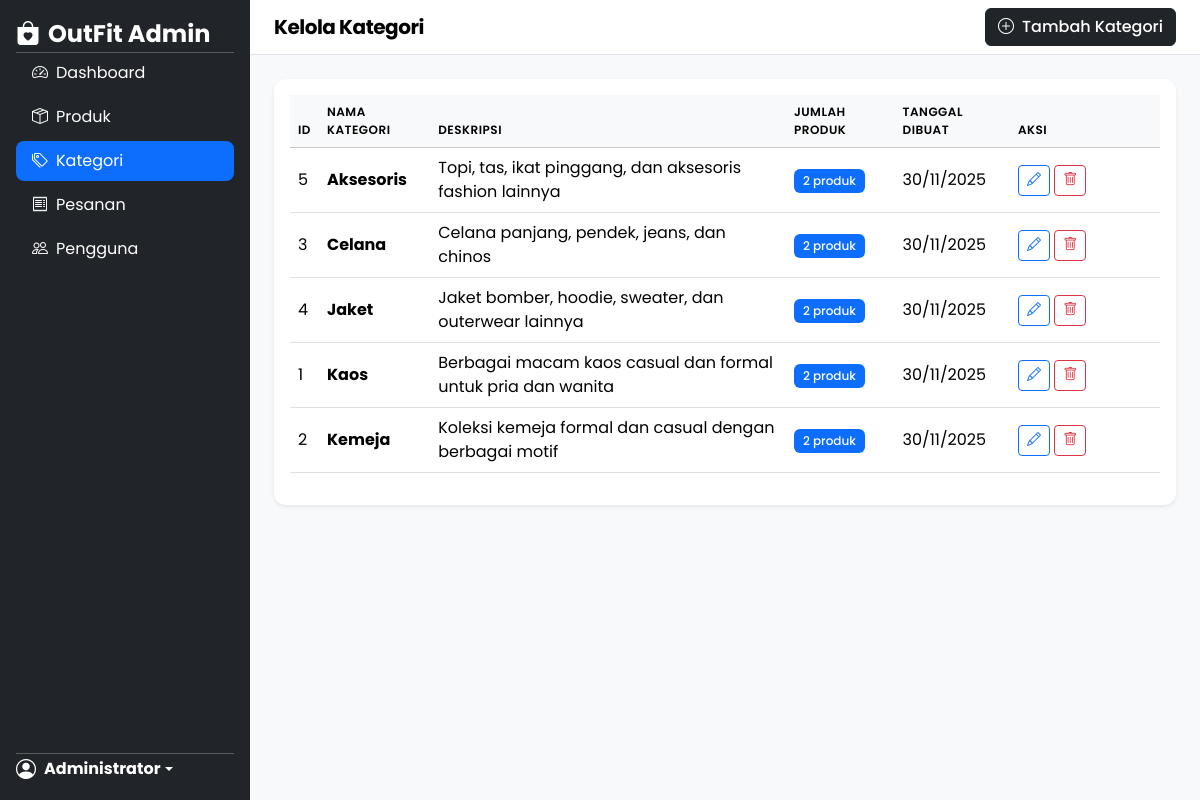
Screenshot of /admin/categories.php (signed in) with the database file from the repository.
### tables this page shows
CREATE TABLE categories (
    id INT AUTO_INCREMENT PRIMARY KEY,
    name VARCHAR(100) NOT NULL,
    description TEXT NULL,
    created_at TIMESTAMP DEFAULT CURRENT_TIMESTAMP
);

### classes/User.php (called while the page is built, shortened)
<?php
require_once __DIR__ . '/Database.php';
class User
{
    public static function isLoggedIn(): bool
    {
        return isset($_SESSION['logged_in']) && $_SESSION['logged_in'] === true;
    }
    public static function getCurrentUser(): ?array
    {
        return [
            'id' => $_SESSION['user_id'],
            'name' => $_SESSION['user_name'],
            'email' => $_SESSION['user_email'],
            'role' => $_SESSION['user_role']
        ];
    }
}

### classes/Database.php (called while the page is built, shortened)
<?php
class Database
{
    private static ?Database $instance = null;
    private ?PDO $connection = null;
    private function __construct()
    {
        try {
            $dsn = "mysql:host=" . DB_HOST . ";dbname=" . DB_NAME . ";charset=" . DB_CHARSET;
            $options = [
                PDO::ATTR_ERRMODE => PDO::ERRMODE_EXCEPTION,
                PDO::ATTR_DEFAULT_FETCH_MODE => PDO::FETCH_ASSOC,
                PDO::ATTR_EMULATE_PREPARES => false,
            ];
            $this->connection = new PDO($dsn, DB_USER, DB_PASS, $options);
        } catch (PDOException $e) {
            die("Database connection failed: " . $e->getMessage());
        }
    }
    public static function getInstance(): Database
    {
        if (self::$instance === null) {
            self::$instance = new self();
        }
        return self::$instance;
    }
    public function select(string $sql, array $params = []): array
    {
        $stmt = $this->connection->prepare($sql);
        $stmt->execute($params);
        return $stmt->fetchAll();
    }
}

### classes/Category.php (called while the page is built, shortened)
<?php
require_once __DIR__ . '/Database.php';
class Category
{
    private Database $db;
    private string $table = 'categories';
    public function __construct()
    {
        $this->db = Database::getInstance();
    }
    public function getAllWithProductCount(): array
    {
        return $this->db->select(
            "SELECT c.*, COUNT(p.id) as product_count
             FROM {$this->table} c
             LEFT JOIN products p ON c.id = p.category_id
             GROUP BY c.id
             ORDER BY c.name ASC"
        );
    }
}

### admin/categories.php (the view, shortened to what this page needs)
<?php
$baseUrl = '..';
require_once __DIR__ . '/../includes/header.php';
require_once __DIR__ . '/../classes/Category.php';
$categoryModel = new Category();
$categories = $categoryModel->getAllWithProductCount();
?>
<div class="d-flex">
    <?php require_once __DIR__ . '/../includes/sidebar.php'; ?>
    <div class="flex-grow-1">
        <nav class="navbar navbar-light bg-white border-bottom px-4">
            <span class="navbar-brand mb-0 h4">Kelola Kategori</span>
            <button class="btn btn-dark" data-bs-toggle="modal" data-bs-target="#categoryModal" onclick="resetCategoryForm()">
                <i class="bi bi-plus-circle me-2"></i>Tambah Kategori
            </button>
        </nav>
        <div class="p-4">
            <div class="card border-0 shadow-sm">
                <div class="card-body">
                    <div class="table-responsive">
                        <table class="table table-hover">
                            <thead class="table-light">
                                <tr>
                                    <th>ID</th>
                                    <th>Nama Kategori</th>
                                    <th>Deskripsi</th>
                                    <th>Jumlah Produk</th>
                                    <th>Tanggal Dibuat</th>
                                    <th style="width: 150px;">Aksi</th>
                                </tr>
                            </thead>
                            <tbody>
                                <?php if (empty($categories)): ?>
                                    <tr>
                                        <td colspan="6" class="text-center py-4">Belum ada kategori</td>
                                    </tr>
                                <?php else: ?>
                                    <?php foreach ($categories as $cat): ?>
                                        <tr>
                                            <td><?= $cat['id'] ?></td>
                                            <td><strong><?= htmlspecialchars($cat['name']) ?></strong></td>
                                            <td><?= htmlspecialchars($cat['description'] ?? '-') ?></td>
                                            <td><span class="badge bg-primary"><?= $cat['product_count'] ?> produk</span></td>
                                            <td><?= date('d/m/Y', strtotime($cat['created_at'])) ?></td>
                                            <td>
                                                <button class="btn btn-sm btn-outline-primary edit-category" data-id="<?= $cat['id'] ?>" data-name="<?= htmlspecialchars($cat['name']) ?>" data-description="<?= htmlspecialchars($cat['description'] ?? '') ?>">
                                                    <i class="bi bi-pencil"></i>
                                                </button>
                                                <button class="btn btn-sm btn-outline-danger delete-category" data-id="<?= $cat['id'] ?>" data-name="<?= htmlspecialchars($cat['name']) ?>" data-count="<?= $cat['product_count'] ?>">
                                                    <i class="bi bi-trash"></i>
                                                </button>
                                            </td>
                                        </tr>
                                    <?php endforeach; ?>
                                <?php endif; ?>
                            </tbody>
                        </table>
                    </div>
                </div>
            </div>
        </div>
    </div>
</div>
<?php require_once __DIR__ . '/../includes/footer.php'; ?>

### includes/header.php (shortened to what this page needs)
<?php
require_once __DIR__ . '/../classes/User.php';
$currentUser = User::getCurrentUser();
?>
<!DOCTYPE html>
<html lang="id">
<head>
    <link href="https://cdn.jsdelivr.net/npm/bootstrap@5.3.2/dist/css/bootstrap.min.css" rel="stylesheet">
    <script src="https://cdn.tailwindcss.com"></script>
    <link href="https://cdn.jsdelivr.net/npm/bootstrap-icons@1.11.1/font/bootstrap-icons.css" rel="stylesheet">
    <link href="<?= $baseUrl ?? '' ?>/assets/css/style.css" rel="stylesheet">
</head>
<body class="bg-light">

### includes/sidebar.php (shortened to what this page needs)
<?php
$currentPage = basename($_SERVER['PHP_SELF']);
?>
<div class="d-flex flex-column flex-shrink-0 p-3 bg-dark text-white sidebar" style="width: 250px; min-height: 100vh;">
    <a href="<?= $baseUrl ?>/admin/index.php" class="d-flex align-items-center mb-3 mb-md-0 me-md-auto text-white text-decoration-none">
        <i class="bi bi-bag-heart-fill me-2 fs-4"></i>
        <span class="fs-4 fw-bold">OutFit Admin</span>
    </a>
    <hr>
    <ul class="nav nav-pills flex-column mb-auto">
        <li class="nav-item">
            <a href="<?= $baseUrl ?>/admin/index.php" class="nav-link text-white <?= $currentPage === 'index.php' ? 'active bg-primary' : '' ?>">
                <i class="bi bi-speedometer2 me-2"></i>Dashboard
            </a>
        </li>
        <li>
            <a href="<?= $baseUrl ?>/admin/products.php" class="nav-link text-white <?= $currentPage === 'products.php' ? 'active bg-primary' : '' ?>">
                <i class="bi bi-box-seam me-2"></i>Produk
            </a>
        </li>
        <li>
            <a href="<?= $baseUrl ?>/admin/categories.php" class="nav-link text-white <?= $currentPage === 'categories.php' ? 'active bg-primary' : '' ?>">
                <i class="bi bi-tags me-2"></i>Kategori
            </a>
        </li>
        <li>
            <a href="<?= $baseUrl ?>/admin/orders.php" class="nav-link text-white <?= $currentPage === 'orders.php' ? 'active bg-primary' : '' ?>">
                <i class="bi bi-receipt me-2"></i>Pesanan
            </a>
        </li>
        <li>
            <a href="<?= $baseUrl ?>/admin/users.php" class="nav-link text-white <?= $currentPage === 'users.php' ? 'active bg-primary' : '' ?>">
                <i class="bi bi-people me-2"></i>Pengguna
            </a>
        </li>
    </ul>
    <hr>
    <div class="dropdown">
        <a href="#" class="d-flex align-items-center text-white text-decoration-none dropdown-toggle" id="dropdownUser" data-bs-toggle="dropdown">
            <i class="bi bi-person-circle me-2 fs-5"></i>
            <strong><?= htmlspecialchars($currentUser['name']) ?></strong>
        </a>
    </div>
</div>

### includes/footer.php (shortened to what this page needs)
</body>
</html>

### assets/css/style.css (style rules this page uses)
:root { --primary-color: #212529; --secondary-color: #6c757d; --accent-color: #6366f1; }
body { font-family: 'Poppins', sans-serif; background-color: #f8f9fa; }
.navbar { transition: all 0.3s ease; }
.navbar-brand { font-weight: 700; letter-spacing: -0.5px; }
.card { transition: transform 0.3s ease, box-shadow 0.3s ease; border-radius: 12px; }
.btn { font-weight: 500; transition: all 0.3s ease; }
.sidebar { transition: all 0.3s ease; }
.sidebar .nav-link { border-radius: 8px; margin-bottom: 4px; transition: all 0.3s ease; }
.table { vertical-align: middle; }
.table th { font-weight: 600; text-transform: uppercase; font-size: 0.75rem; letter-spacing: 0.5px; }
.badge { font-weight: 500; padding: 0.5em 0.75em; }
@media (min-width: 992px) { .sidebar { width: 250px; } }

### includes/header.php (style rules this page uses)
body { font-family: 'Poppins', sans-serif; }

### rows the page displays
categories: id "5", name "Aksesoris", description "Topi, tas, ikat pinggang, dan aksesoris fashion lainnya", product_count "2", created_at "30/11/2025"
categories: id "3", name "Celana", description "Celana panjang, pendek, jeans, dan chinos", product_count "2", created_at "30/11/2025"
categories: id "4", name "Jaket", description "Jaket bomber, hoodie, sweater, dan outerwear lainnya", product_count "2", created_at "30/11/2025"
categories: id "1", name "Kaos", description "Berbagai macam kaos casual dan formal untuk pria dan wanita", product_count "2", created_at "30/11/2025"
categories: id "2", name "Kemeja", description "Koleksi kemeja formal dan casual dengan berbagai motif", product_count "2", created_at "30/11/2025"

### other values shown
$currentUser['name'] "Administrator"
